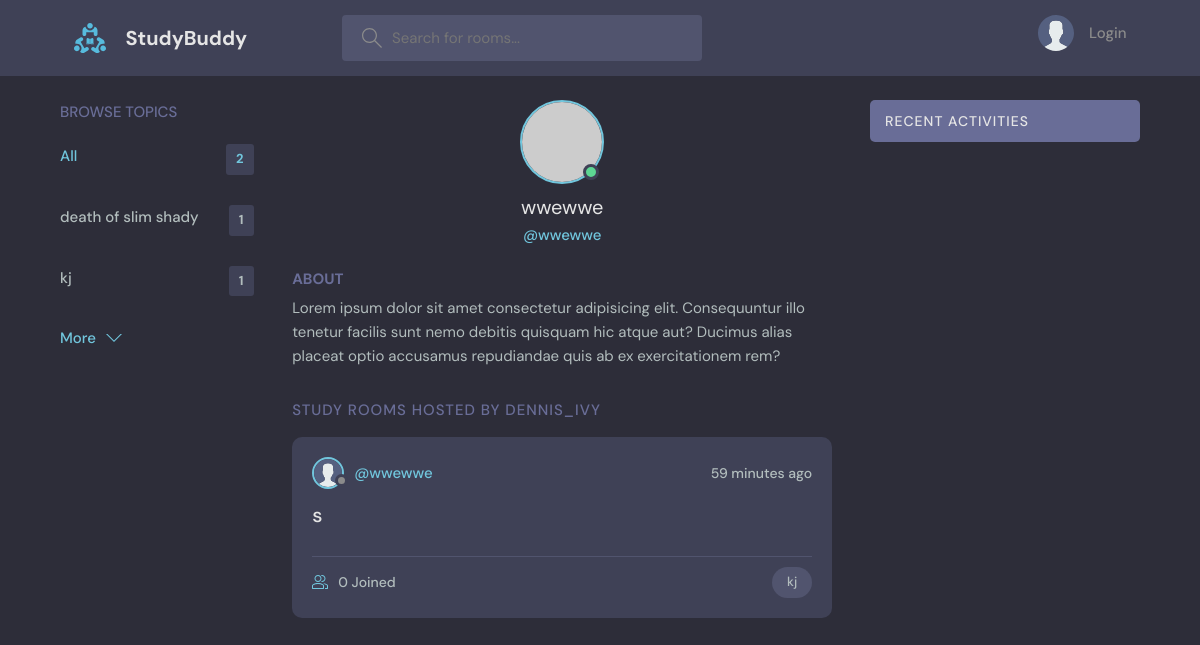
The app's page /profile/2/ with its own data.
### base/models.py (models this page shows, shortened)
class Topic(models.Model):
    name=models.CharField(max_length=200)

class User(AbstractUser):
    name = models.CharField(max_length=200,null=True)
    email = models.EmailField(null=True,unique=True)
    bio = models.TextField(null=True)
    avatar = models.ImageField(null=True, default="avatar.svg")
    USERNAME_FIELD = "email"
    REQUIRED_FIELDS=[]

class Room(models.Model):
    host =models.ForeignKey(User,on_delete=models.SET_NULL,null=True)
    topic = models.ForeignKey(Topic,on_delete=models.SET_NULL,null=True)
    name= models.CharField(max_length=200)
    description = models.TextField(null=True, blank=True)
    participants = models.ManyToManyField(User,related_name='participants',blank=True)
    updated = models.DateTimeField(auto_now=True)
    created = models.DateTimeField(auto_now_add=True)
    class Meta:
        ordering = ['-updated','-created']

### base/views.py (the view)
# urls.py: path('profile/<str:pk>/',views.userProfile,name="user-profile"),
def userProfile(request, pk):
    user = User.objects.get(id=pk)
    rooms = user.room_set.all()  # type: ignore
    room_messages = user.message_set.all()  # type: ignore
    topics = Topic.objects.all()
    context = {
        "user": user,
        "rooms": rooms,
        "room_messages": room_messages,
        "topics": topics,
    }
    return render(request, "base/profile.html", context)

### base/templates/base/profile.html (shortened to what this page needs)
{% extends 'main.html' %}
{% block content %}
  <main class="profile-page layout layout--3">
    <div class="container">
      {% include 'base/topic_component.html' %}
      <div class="roomList">
        <div class="profile">
          <div class="profile__avatar">
            <div class="avatar avatar--large active">
              <img src="https://randomuser.me/api/portraits/men/11.jpg" />
            </div>
          </div>
          <div class="profile__info">
            <h3>{{user.username}}</h3>
            <p>@{{user.username}}</p>
          </div>
          <div class="profile__about">
            <h3>About</h3>
            <p>
              Lorem ipsum dolor sit amet consectetur adipisicing elit. Consequuntur illo tenetur
              facilis sunt nemo debitis quisquam hic atque aut? Ducimus alias placeat optio
              accusamus repudiandae quis ab ex exercitationem rem?
            </p>
          </div>
        </div>
        <div class="roomList__header">
          <div>
            <h2>Study Rooms Hosted by dennis_ivy</a>
            </h2>
          </div>
        </div>
        {% include 'base/feed_component.html' %}
      </div>
      {% include 'base/activity_component.html' %}
    </div>
  </main>
  {% endblock %}

### base/templates/base/topic_component.html
<div class="topics">
  <div class="topics__header">
    <h2>Browse Topics</h2>
  </div>
  <ul class="topics__list">
    <li>
      <a href="{% url 'home' %}" class="active">All <span>{{topics.count}}</span></a>
    </li>
    {% for topic in topics %}
    <li>
      <a href="{% url 'home' %}?q={{topic.name}}">{{topic.name}}<span>{{topic.room_set.all.count}}</span></a>
    </li>
    {% endfor %}
  </ul>
  <a class="btn btn--link" href="{% url 'topics' %}">
    More
    <svg version="1.1" xmlns="http://www.w3.org/2000/svg" width="32" height="32" viewBox="0 0 32 32">
      <title>chevron-down</title>
      <path d="M16 21l-13-13h-3l16 16 16-16h-3l-13 13z"></path>
    </svg>
  </a>
</div>

### base/templates/base/feed_component.html (shortened to what this page needs)
{% for room in rooms %}
<div class="roomListRoom">
  <div class="roomListRoom__header">
    <a href="{% url 'user-profile' room.host.id %}" class="roomListRoom__author">
      <div class="avatar avatar--small">
        <img src="{{room.host.avatar.url}}" />
      </div>
      <span>@{{room.host.username}}</span>
    </a>
    <div class="roomListRoom__actions">
      <span>{{room.created|timesince}} ago</span>
    </div>
  </div>
  <div class="roomListRoom__content">
    <a href="{% url 'room' room.id %}">{{room.name}}</a>
  </div>
  <div class="roomListRoom__meta">
    <a href="{% url 'room' room.id %}" class="roomListRoom__joined">
      {{room.participants.count}} Joined
    </a>
    <p class="roomListRoom__topic">{{room.topic.name}}</p>
  </div>
</div>
{% endfor %}

### records on screen
Topic: name "death of slim shady", room_set.all.count "1"
Topic: name "kj", room_set.all.count "1"
User: username "wwewwe"
Room: host.avatar (placeholder picture), host.username "wwewwe", created "59 minutes", name "s", participants.count "0", topic.name "kj"

### other values on screen
{{ topics.count }} "2"
